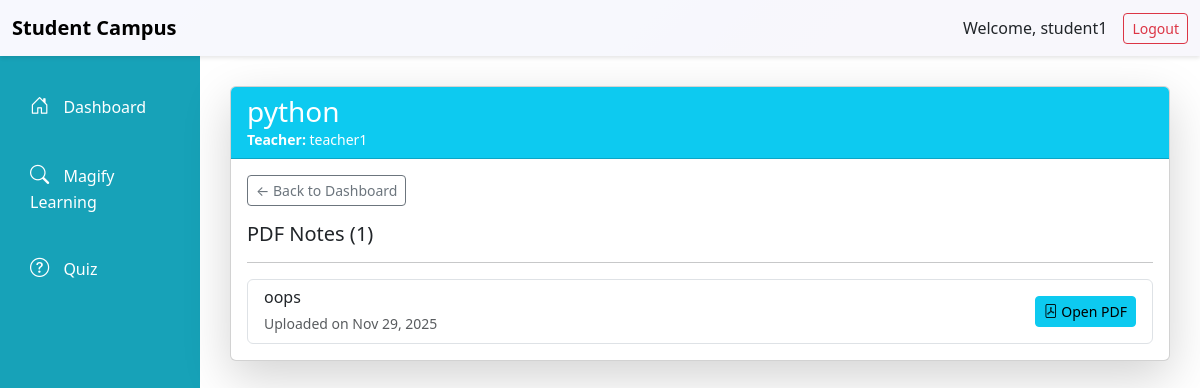
Page /student/subject/1/ (signed in) on the committed database.
### authentication/models.py (models this page shows, shortened)
class User(AbstractUser):
    ROLE_CHOICES = (
        ('student', 'Student'),
        ('teacher', 'Teacher'),
    )
    role = models.CharField(max_length=10, choices=ROLE_CHOICES, default='student')
    def is_student(self):
        return self.role == 'student'

### teachers/models.py (models this page shows, shortened)
class Subject(models.Model):
    name = models.CharField(max_length=200)
    description = models.TextField(blank=True)
    teacher = models.ForeignKey(User, on_delete=models.CASCADE, related_name='subjects')
    created_at = models.DateTimeField(auto_now_add=True)
    class Meta:
        ordering = ['name']

class PDFNote(models.Model):
    subject = models.ForeignKey(Subject, on_delete=models.CASCADE, related_name='notes')
    title = models.CharField(max_length=200)
    pdf_file = models.FileField(upload_to='notes/%Y/%m/%d/')
    uploaded_by = models.ForeignKey(User, on_delete=models.CASCADE)
    created_at = models.DateTimeField(auto_now_add=True)
    class Meta:
        ordering = ['-created_at']

### students/views.py (the view)
# urls.py: path('subject/<int:subject_id>/', views.student_subject_detail, name='student_subject_detail'),
@login_required
def student_subject_detail(request, subject_id):
    if not request.user.is_student():
        return HttpResponseForbidden("You don't have permission to access this page.")
    subject = get_object_or_404(Subject, id=subject_id)
    notes = subject.notes.all()
    return render(request, 'students/subject_detail.html', {'subject': subject, 'notes': notes})

### templates/students/subject_detail.html (shortened to what this page needs)
{% extends 'students/base_student.html' %}
{% block student_content %}
<div class="card shadow-lg">
    <div class="card-header bg-info text-white">
        <h3 class="mb-0">{{ subject.name }}</h3>
        <p class="mb-0 small"><strong>Teacher:</strong> {{ subject.teacher.username }}</p>
    </div>
    <div class="card-body">
        <a href="{% url 'student_dashboard' %}" class="btn btn-sm btn-outline-secondary mb-3">← Back to Dashboard</a>
        <h5>PDF Notes ({{ notes.count }})</h5>
        <hr>
        {% if notes %}
            <div class="list-group">
                {% for note in notes %}
                    <div class="list-group-item d-flex justify-content-between align-items-center">
                        <div>
                            <h6 class="mb-1">{{ note.title }}</h6>
                            <small class="text-muted">Uploaded on {{ note.created_at|date:"M d, Y" }}</small>
                        </div>
                        <a href="{{ note.pdf_file.url }}" target="_blank" class="btn btn-info btn-sm">
                            <i class="bi bi-file-pdf"></i> Open PDF
                        </a>
                    </div>
                {% endfor %}
            </div>
        {% else %}
            <div class="alert alert-info">
                No PDF notes available for this subject yet.
            </div>
        {% endif %}
    </div>
</div>
{% endblock %}

### templates/students/base_student.html (shortened to what this page needs)
<!DOCTYPE html>
<html lang="en">
<head>
    <link href="https://cdn.jsdelivr.net/npm/bootstrap@5.3.0/dist/css/bootstrap.min.css" rel="stylesheet">
    <link href="https://cdn.jsdelivr.net/npm/bootstrap-icons@1.10.0/font/bootstrap-icons.css" rel="stylesheet">
</head>
<body>
    <nav class="navbar navbar-expand-lg navbar-light bg-light">
        <div class="container-fluid">
            <a class="navbar-brand fw-bold" href="{% url 'student_dashboard' %}">Student Campus</a>
            <div class="ms-auto d-flex align-items-center">
                <span class="me-3">Welcome, {{ user.username }}</span>
                <a class="btn btn-outline-danger btn-sm" href="{% url 'logout' %}">Logout</a>
            </div>
        </div>
    </nav>
    <div class="container-fluid">
        <div class="row">
            <div class="col-md-2 p-0">
                <div class="sidebar">
                    <nav class="nav flex-column py-3">
                        <a class="nav-link {% if request.resolver_match.url_name == 'student_dashboard' %}active{% endif %}" href="{% url 'student_dashboard' %}">
                            <i class="bi bi-house-door"></i> Dashboard
                        </a>
                        <a class="nav-link {% if request.resolver_match.url_name == 'magnify_learning' %}active{% endif %}" href="{% url 'magnify_learning' %}">
                            <i class="bi bi-search"></i> Magify Learning
                        </a>
                        <a class="nav-link {% if request.resolver_match.url_name == 'quiz' %}active{% endif %}" href="{% url 'quiz' %}">
                            <i class="bi bi-question-circle"></i> Quiz
                        </a>
                    </nav>
                </div>
            </div>
            <div class="col-md-10 p-0">
                <div class="main-content">
                    {% block student_content %}
                    {% endblock %}
                </div>
            </div>
        </div>
    </div>
</body>
</html>

### templates/students/base_student.html (style rules this page uses)
body { background: linear-gradient(135deg, #667eea 0%, #764ba2 100%); min-height: 100vh; }
.navbar { background-color: rgba(255, 255, 255, 0.95) !important; box-shadow: 0 2px 4px rgba(0,0,0,0.1); }
.sidebar { min-height: calc(100vh - 56px); background-color: #17a2b8; box-shadow: 2px 0 5px rgba(0,0,0,0.1); }
.sidebar .nav-link { color: #fff; padding: 15px 20px; border-radius: 5px; margin: 5px 10px; transition: all 0.3s; }
.sidebar .nav-link i { margin-right: 10px; font-size: 1.2rem; }
.main-content { background-color: #fff; min-height: calc(100vh - 56px); padding: 30px; }

### rows in the picture
User: username "student1"
Subject: name "python", teacher.username "teacher1", count "1"
PDFNote: title "oops", created_at "Nov 29, 2025"
